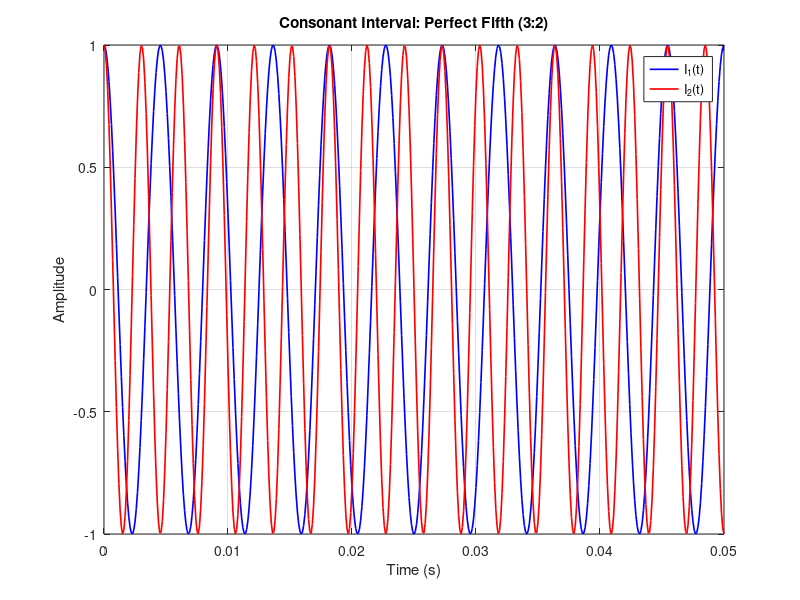

MATLAB code to generate this figure:
% Consonant Intervals (e.g., Octave 2:1, Perfect Fifth 3:2)
A1 = 1;
A2 = 1;
f1 = 220;                  % Base frequency in Hz (e.g., A3)
f2 = f1 * 3/2;             % Perfect Fifth above A3 = 330 Hz
omega1 = 2 * pi * f1;
omega2 = 2 * pi * f2;

% Time Vector
t = 0:0.0001:0.05;         % Short window for clarity

% Sinusoidal Inputs
I1 = A1 * cos(omega1 * t);
I2 = A2 * cos(omega2 * t);

% Plot
figure;
plot(t, I1, 'b', 'LineWidth', 1.2); hold on;
plot(t, I2, 'r', 'LineWidth', 1.2);
xlabel('Time (s)');
ylabel('Amplitude');
title('Consonant Interval: Perfect Fifth (3:2)');
legend('I_1(t)', 'I_2(t)');
grid on;
